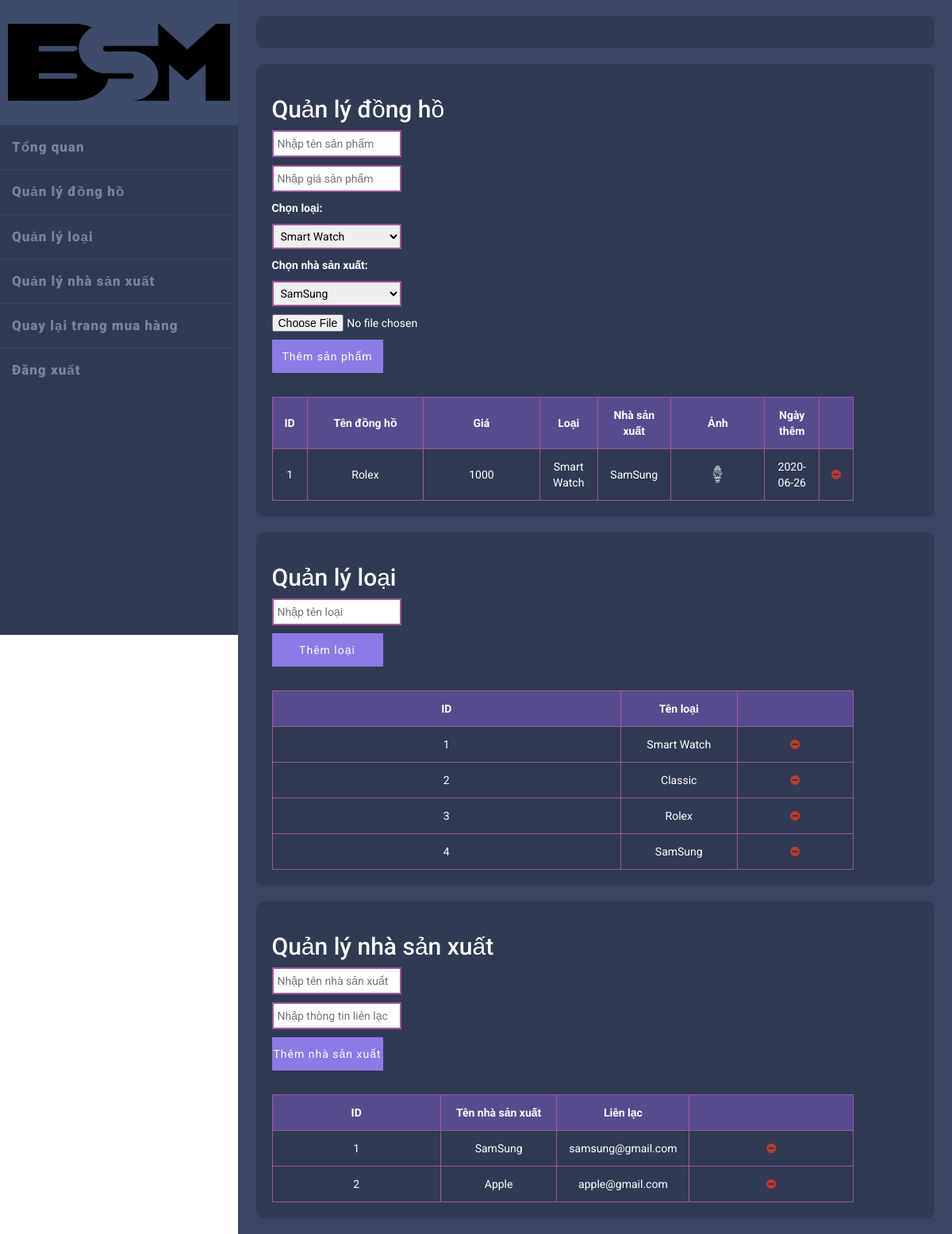
/admin (signed in), run on the app's committed database.
### tables this page shows
CREATE TABLE `product` (
  `id` int(5) NOT NULL,
  `name` varchar(20) NOT NULL,
  `price` int(12) NOT NULL,
  `type` varchar(20) NOT NULL,
  `manu` varchar(20) NOT NULL,
  `img` varchar(20) NOT NULL,
  `date` date NOT NULL
);

CREATE TABLE `type` (
  `id` int(3) NOT NULL,
  `name` varchar(32) NOT NULL
);

CREATE TABLE `manu` (
  `id` int(3) NOT NULL,
  `name` varchar(32) NOT NULL,
  `contact` varchar(32) NOT NULL
);

### mvc/core/Controller.php (called while the page is built, shortened)
<?php
	class Controller
	{
		function model($model)
		{
			return new $model;
		}
		function view($view , $data=[])
		{
			require_once "./mvc/views/".$view.".php";
		}
	}
?>

### mvc/controllers/admin_controller.php (called while the page is built, shortened)
<?php
	class Admin extends Controller
	{
		public $product;
		public $manu;
		public $type;
		function __construct()
		{
			$this->product=$this->model("product");
			$this->type=$this->model("type");
			$this->manu=$this->model("manu");
		}
		function index()
		{
			if ($_SESSION['role']==="admin") {
				$view=$this->view("admin",[
					"title" => "Trang admin",
					"Products" => $this->product->getAllProduct(),
					"Types" => $this->type->getAllType(),
					"Manus" => $this->manu->getAllManu(),
					"Manu" => $this->manu->getAllManu(),
					"Type" => $this->type->getAllType()
				]);
			} else {
				$view=$this->view("/content/access",[
					"title" => "Denies Access",
				]);
			}
		}
	}
?>

### mvc/core/route.php (called while the page is built, shortened)
<?php
	class Route
	{
		protected $action = "index";
		function __construct()
		{
			$url =$this -> parseURL();
			if (file_exists("./mvc/controllers/".$url[0]."_controller.php")) {
				unset($url[0]);
			}
			$this->controller = new $this->controller;
			$this->param = $url?array_values($url):[];
			call_user_func_array([$this->controller,$this->action], $this->param);
		}
		public function parseURL()
		{
			if (isset($_GET['url'])) {
				return explode("/",filter_var(rtrim($_GET['url'],'/'), FILTER_SANITIZE_URL));
			}
		}
	}
?>

### index.php (called while the page is built, shortened)
<?php
	$route = new Route();
?>

### mvc/core/DB.php (called while the page is built, shortened)
<?php
	class DB
	{
		protected $svname="localhost";
		protected $username="root";
		protected $pw="";
		function __construct()
		{
			$this->con=mysqli_connect($this->svname,$this->username,$this->pw);
		}
	}
?>

### mvc/models/product.php (called while the page is built, shortened)
<?php
class Product extends DB
{
	function getAllProduct()
    {
        $qr="SELECT * FROM product";
        return mysqli_query($this->con,$qr);
    }
}
?>

### mvc/models/type.php (called while the page is built, shortened)
<?php
class Type extends DB
{
	function getAllType()
    {
        $qr="SELECT * FROM type";
        return mysqli_query($this->con,$qr);
    }
}
?>

### mvc/models/manu.php (called while the page is built, shortened)
<?php
class Manu extends DB
{
	function getAllManu()
    {
        $qr="SELECT * FROM manu";
        return mysqli_query($this->con,$qr);
    }
}
?>

### mvc/views/admin.php (the view, shortened to what this page needs)
<!DOCTYPE html>
<html>
<head>
	<link rel="stylesheet" type="text/css" href="<?php echo BASEURL ?>/public/asset/css/admin.css">
	<link rel="stylesheet" href="https://maxcdn.bootstrapcdn.com/bootstrap/3.4.1/css/bootstrap.min.css">
	<link rel="stylesheet" href="https://cdnjs.cloudflare.com/ajax/libs/font-awesome/4.7.0/css/font-awesome.min.css">
</head>
<body>
	<div class="wrapper">
		<div class="sidebar">
			<img src="<?php echo BASEURL ?>/public/asset/image/logo.png">
			<ul>
				<li><a href="#section_1">Tổng quan</a></li>
				<li><a href="#section_2">Quản lý đồng hồ</a></li>
				<li><a href="#section_3">Quản lý loại</a></li>
				<li><a href="#section_4">Quản lý nhà sản xuất</a></li>
				<li><a href="<?php echo BASEURL ?>">Quay lại trang mua hàng</a></li>
				<li><a href="<?php echo BASEURL ?>/home/logout">Đăng xuất</a></li>
			</ul>
		</div>
		<div class="main-content">
			<section id="section_1">
				<div class="row">
					<div class="col-lg-4 col-md-4">
					</div>
				</div>
			</section>
			<section id="section_2">
				<h2>Quản lý đồng hồ</h2>
				<form action="<?php echo BASEURL ?>/admin/addProduct" method="POST" enctype='multipart/form-data'>
					<input type="text" name="name" placeholder="Nhập tên sản phẩm">
					<input type="text" name="price" placeholder="Nhập giá sản phẩm">
					<label>Chọn loại:</label>
					<select name="type">
						<?php
							while($row=mysqli_fetch_array($data["Types"])){
								$name=$row['name'];
								echo "<option>$name</option>";
							}
						?>
					</select>
					<label>Chọn nhà sản xuất:</label>
					<select name="manu">
						<?php
							while($row=mysqli_fetch_array($data["Manus"])){
								$name=$row['name'];
								echo "<option>$name</option>";
							}
						?>
					</select>
					<input type="file" name="img">
					<input type="submit" name="upproduct" value="Thêm sản phẩm">
				</form>
				<table>
					<thead>
						<th>ID</th>
						<th>Tên đồng hồ</th>
						<th>Giá</th>
						<th>Loại</th>
						<th>Nhà sản xuất</th>
						<th>Ảnh</th>
						<th>Ngày thêm</th>
						<th></th>
					</thead>
					<tbody>
						<?php
							while($row=mysqli_fetch_array($data["Products"])){
								$product_id=$row['id'];
								$product_price=$row['price'];
								$product_name=$row['name'];
								$product_manu=$row['manu'];
								$product_type=$row['type'];
								$product_date=$row['date'];
								$product_img=BASEURL."/public/asset/image/".$row['img'];
								$product_url=BASEURL."/admin/removeProduct/".$product_id;
								echo "<tr>";
								echo "<td>".$product_id."</td>";
								echo "<td>".$product_name."</td>";
								echo "<td>".$product_price."</td>";
								echo "<td>".$product_type."</td>";
								echo "<td>".$product_manu."</td>";
								echo '<td><img src="'.$product_img.'"></td>';
								echo "<td>".$product_date."</td>";
								echo '<td><a href="'.$product_url.'"><i class="fa fa-minus-circle"></i></a></td>';
								echo "</tr>";
							}
						?>
					</tbody>
				</table>
			</section>
			<section id="section_3">
				<h2>Quản lý loại</h2>
				<form action="<?php echo BASEURL ?>/admin/addType" method="POST" enctype='multipart/form-data'>
					<input type="text" name="name" placeholder="Nhập tên loại">
					<input type="submit" name="uptype" value="Thêm loại">
				</form>
				<table>
					<thead>
						<th>ID</th>
						<th>Tên loại</th>
						<th></th>
					</thead>
					<tbody>
						<?php
							while($row=mysqli_fetch_array($data["Type"])){
								$type_id=$row['id'];
								$type_name=$row['name'];
								$type_url=BASEURL."/admin/removeType/".$type_id;
								echo "<tr>";
									echo "<td>$type_id</td>";
									echo "<td>$type_name</td>";
									echo '<td><a href="'.$type_url.'"><i class="fa fa-minus-circle"></i></a></td>';
								echo "</tr>";
							}
						?>
					</tbody>
				</table>
			</section>
			<section id="section_4">
				<h2>Quản lý nhà sản xuất</h2>
				<form action="<?php echo BASEURL ?>/admin/addManu" method="POST" enctype='multipart/form-data'>
					<input type="text" name="name" placeholder="Nhập tên nhà sản xuất">
					<input type="text" name="contact" placeholder="Nhập thông tin liên lạc">
					<input type="submit" name="upmanu" value="Thêm nhà sản xuất">
				</form>
				<table>
					<thead>
						<th>ID</th>
						<th>Tên nhà sản xuất</th>
						<th>Liên lạc</th>
						<th></th>
					</thead>
					<tbody>
						<?php
							while($row=mysqli_fetch_array($data["Manu"])){
								$url=BASEURL."/admin/removeManu/".$row['id'];
								echo "<tr>";
								echo "<td>".$row['id']."</td>";
								echo "<td>".$row['name']."</td>";
								echo "<td>".$row['contact']."</td>";
								echo '<td><a href="'.$url.'"><i class="fa fa-minus-circle"></i></a></td>';
								echo "</tr>";
							}
						?>
					</tbody>
				</table>
			</section>
		</div>
	</div>
</body>
</html>

### public/asset/css/admin.css (style rules this page uses)
* { margin: 0; padding: 0; font-family: 'Roboto', sans-serif; list-style-type: none; text-decoration: none; }
body { height: 100vh; width: 100%; }
.wrapper { display: flex; position: relative; }
.wrapper .sidebar { position: fixed; width: 300px; height: 100vh; background-color: #303a52; }
.wrapper .sidebar img { width: 100%; margin: auto; background-color: #3e4b69; padding: 30px 10px; }
.wrapper .sidebar ul li { padding: 15px; border-bottom: 1px solid #bdb8d7; border-bottom: 1px solid rgba(0,0,0,0.05); border-top: 1px solid rgba(255,255,255,0.05); }
.wrapper .sidebar ul li a { text-decoration: none; color: #79839c; display: block; font-size: 17px; letter-spacing: 1px; font-weight: 900; }
.wrapper .main-content { width: 100%; height: 100%; margin-left: 300px; background-color: #394561; }
.wrapper .main-content section { width: 95%; margin: 20px auto; padding: 20px; background-color: #303a52; border-radius: 10px; }
.wrapper .main-content section { color: white; }
.wrapper .main-content section input, .wrapper .main-content section label, .wrapper .main-content section select { outline: none; display: block; margin-top: 10px; }
.wrapper .main-content section input[type="submit"] { outline: none; border: none; background-color: #8c7ae6; width: 10em; height: 3em; color: white; letter-spacing: 1px; margin-bottom: 30px; }
.wrapper .main-content section input[type="text"], .wrapper .main-content section select { width: 20%; border: 2px solid #9e579d; padding: 5px; color: black; }
table { width: 90%; border-collapse: collapse; }
table td,table th { padding: 12px 15px; border: 1px solid #9e579d; text-align: center; }
table th { background-color: #574b90; }
table td:nth-child(2),table td:nth-child(3) { width: 20%; }
table td img { width: 20%; }
table a { text-decoration: none; color: #c0392b; }
table i { font-size: 20px; }

### data on the page
product: id "1", name "Rolex", price "1000", type "Smart Watch", manu "SamSung", img (picture), date "2020-06-26"
type: id "1", name "Smart Watch"
type: id "2", name "Classic"
type: id "3", name "Rolex"
type: id "4", name "SamSung"
manu: id "1", name "SamSung", contact "samsung@gmail.com"
manu: id "2", name "Apple", contact "apple@gmail.com"

### other printed values
form field type "Smart Watch"
form field manu "SamSung"
